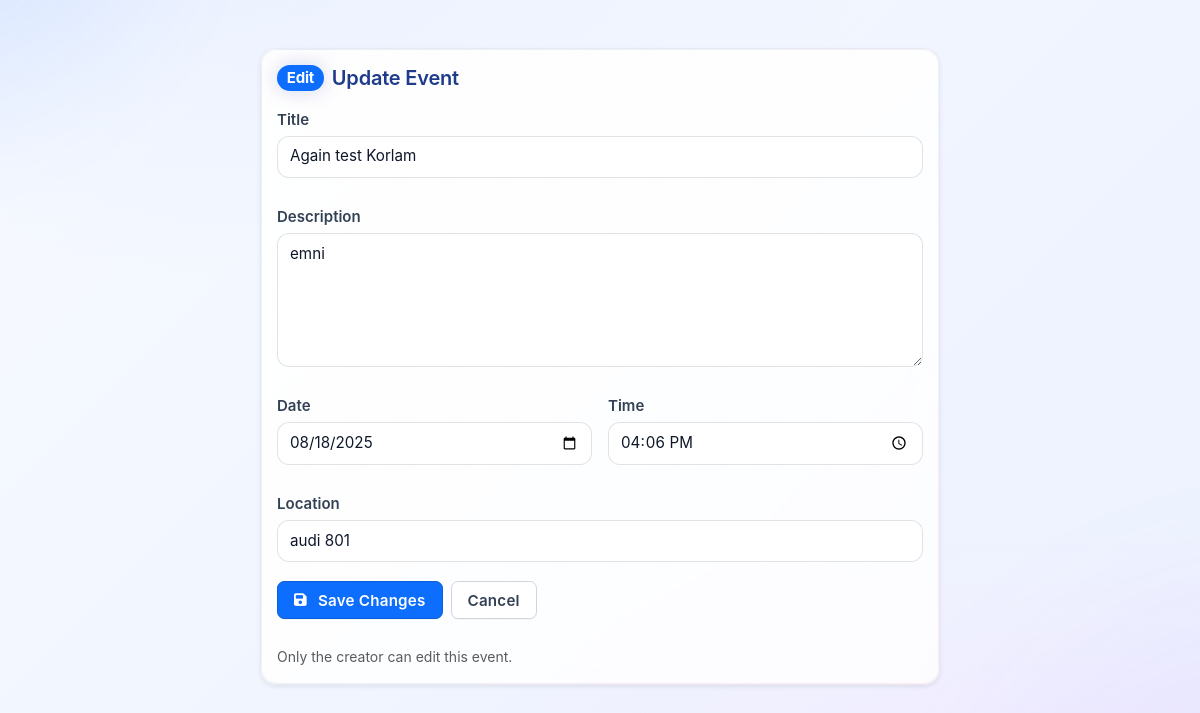
Page /events/edit_event.php?id=8 (signed in) on the committed database.
### tables this page shows
CREATE TABLE `event` (
  `event_id` int(11) NOT NULL,
  `title` varchar(180) NOT NULL,
  `description` text DEFAULT NULL,
  `event_date` datetime NOT NULL,
  `location` varchar(160) DEFAULT NULL,
  `poster` varchar(255) DEFAULT NULL,
  `host_user_id` int(11) DEFAULT NULL,
  `created_at` datetime NOT NULL DEFAULT current_timestamp()
);

### events/edit_event.php (the view, shortened to what this page needs)
<?php
$userId  = (int)($_SESSION['user_id'] ?? 0);
$eventId = (int)($_GET['id'] ?? 0);
$conn = db();
function h($s)
{
    return htmlspecialchars((string)$s, ENT_QUOTES, 'UTF-8');
}
$sql = "SELECT e.event_id, e.title, e.description, e.event_date, e.location, e.poster, e.host_user_id
        FROM `event` e
        WHERE e.event_id = ? AND e.host_user_id = ?";
$stmt = $conn->prepare($sql);
$stmt->bind_param("ii", $eventId, $userId);
$stmt->execute();
$res = $stmt->get_result();
$ev  = $res->fetch_assoc();
$title       = $ev['title'] ?? '';
$description = $ev['description'] ?? '';
$location    = $ev['location'] ?? '';
$eventDateRaw = (string)($ev['event_date'] ?? '');
$dt = strtotime($eventDateRaw);
$prefillDate = $dt ? date('Y-m-d', $dt) : '';
$prefillTime = $dt ? date('H:i', $dt)   : '';
?>
<!DOCTYPE html>
<html lang="en">
<head>
    <link rel="stylesheet" href="https://cdn.jsdelivr.net/npm/bootstrap@5.3.3/dist/css/bootstrap.min.css">
    <link rel="stylesheet" href="https://cdnjs.cloudflare.com/ajax/libs/font-awesome/6.5.2/css/all.min.css">
    <link rel="stylesheet" href="create_event.css">
</head>
<body class="container py-4">
    <div class="card shadow-sm">
        <div class="card-body">
            <h1 class="h5 d-flex align-items-center gap-2 mb-3">
                <span class="badge text-bg-primary">Edit</span>
                Update Event
            </h1>
            <form method="post" class="row g-3">
                <div class="col-12">
                    <label class="form-label fw-semibold" for="title">Title</label>
                    <input type="text" class="form-control" id="title" name="title" maxlength="180" required
                        value="<?= h($title) ?>">
                </div>
                <div class="col-12">
                    <label class="form-label fw-semibold" for="description">Description</label>
                    <textarea class="form-control" id="description" name="description" rows="5"><?= h($description) ?></textarea>
                </div>
                <div class="col-md-6">
                    <label class="form-label fw-semibold" for="event_date">Date</label>
                    <input type="date" class="form-control" id="event_date" name="event_date" required
                        value="<?= h($prefillDate) ?>">
                </div>
                <div class="col-md-6">
                    <label class="form-label fw-semibold" for="event_time">Time</label>
                    <input type="time" class="form-control" id="event_time" name="event_time"
                        value="<?= h($prefillTime) ?>">
                </div>
                <div class="col-12">
                    <label class="form-label fw-semibold" for="location">Location</label>
                    <input type="text" class="form-control" id="location" name="location" maxlength="160"
                        value="<?= h($location) ?>">
                </div>
                <div class="d-flex gap-2 mt-2">
                    <button type="submit" class="btn cn-btn-primary">
                        <i class="fa-solid fa-floppy-disk me-1"></i> Save Changes
                    </button>
                    <a class="btn cn-btn-outline" href="<?= rtrim(BASE_URL, '/') ?>/events/event_sidebar.php">Cancel</a>
                </div>
            </form>
            <div class="small text-muted mt-3">
                Only the creator can edit this event.
            </div>
        </div>
    </div>
</body>
</html>

### events/create_event.css (style rules this page uses)
:root { --bg-0: #f6f8ff; --bg-1: radial-gradient(1200px 600px at 15% -10%, #eaf0ff 0%, transparent 60%), radial-gradient(1200px 600px at 90% 110%, #f4eaff 0%, transparent 60%), linear-gradient(135deg, #f7faff 0%, #eef3ff 70%); --text: #0f172a; --muted: #475569; --primary: #0d6efd; --heading: #1e3a8a; --label: #334155; --ring: 0 0 0 3px rgba(13, 110, 253, .18); --success: #16a34a; --warn: #d97706; --danger: #dc2626; --card-bg: rgba(255, 255, 255, .82); --card-bd: rgba(15, 23, 42, .08); --blur: 12px; --radius-lg: 16px; --radius-sm: 12px; --shadow-1: 0 10px 40px rgba(13, 110, 253, .08), 0 8px 24px rgba(15, 23, 42, .06); }
* { box-sizing: border-box }
html, body { height: 100% }
body { margin: 0; background: var(--bg-1), var(--bg-0); color: var(--text); font-family: Inter, Segoe UI, system-ui, -apple-system, sans-serif; -webkit-font-smoothing: antialiased; -moz-osx-font-smoothing: grayscale; background-attachment: fixed; background-size: cover; }
.container, .container-fluid { position: relative; z-index: 1 }
body::before { content: ""; position: fixed; inset: -20vmax; background: radial-gradient(500px 500px at 10% 10%, rgba(13, 110, 253, .12), transparent 60%), radial-gradient(700px 700px at 90% 90%, rgba(99, 102, 241, .10), transparent 60%); filter: blur(36px) saturate(120%); z-index: 0; pointer-events: none; }
.card { border: 1px solid var(--card-bd); background: linear-gradient(to bottom right, rgba(255, 255, 255, .92), var(--card-bg)); backdrop-filter: blur(var(--blur)); -webkit-backdrop-filter: blur(var(--blur)); border-radius: var(--radius-lg); box-shadow: var(--shadow-1); overflow: hidden; position: relative; }
.card:has(> .card-body > form), .card.form-compact { max-width: 680px; margin: 1.5rem auto; }
.card .card-body { padding: 1rem 1rem 1.1rem }
.card::after { content: ""; position: absolute; inset: 0; border-radius: inherit; padding: 1px; background: linear-gradient(135deg, rgba(13, 110, 253, .35), rgba(99, 102, 241, .35), rgba(236, 72, 153, .35)); -webkit-mask: linear-gradient(#000 0 0) content-box, linear-gradient(#000 0 0); -webkit-mask-composite: xor; mask: linear-gradient(#000 0 0) content-box, linear-gradient(#000 0 0); mask-composite: exclude; pointer-events: none; opacity: .28; animation: cardGlow 8s linear infinite; }
h1, .h1, h5, .h5 { font-weight: 600; letter-spacing: -.2px; color: var(--heading); margin-bottom: .6rem; }
.badge { border-radius: 999px; background: var(--primary); color: #062233; font-weight: 700; box-shadow: 0 0 18px rgba(14, 165, 233, .18), 0 0 22px rgba(236, 72, 153, .15); }
.form-label { font-weight: 600; color: var(--label); margin-bottom: .28rem; font-size: .94rem; }
.form-control, select.form-select { background: #fff; color: var(--text); border: 1px solid rgba(15, 23, 42, .12); border-radius: var(--radius-sm); padding: .55rem .75rem; font-size: .95rem; transition: border-color .15s, box-shadow .15s, background-color .15s, transform .06s; }
textarea.form-control { min-height: 110px; resize: vertical }
.form-control::placeholder { color: rgba(15, 23, 42, .45) }
.row.g-3>* { margin-bottom: .65rem }
.btn { --btn-bg: var(--primary); --btn-fg: #ffffff; --btn-bd: #0b5ed7; --btn-bg-hover: #0b5ed7; --btn-bd-hover: #0a58ca; --btn-bg-active: #0a58ca; --btn-bd-active: #0a53be; display: inline-flex; align-items: center; justify-content: center; gap: .45rem; font-weight: 600; letter-spacing: .2px; padding: .55rem 1rem; font-size: .95rem; border: 1px solid var(--btn-bd); background: var(--btn-bg); color: var(--btn-fg) !important; border-radius: .45rem; line-height: 1.25; box-shadow: 0 1px 0 rgba(16, 24, 40, .04); transition: background-color .15s ease, border-color .15s ease, box-shadow .15s ease, transform .02s ease; text-decoration: none; cursor: pointer; }
.btn i { font-size: .95em; line-height: 1 }
.cn-btn-primary { --btn-bg: var(--primary); --btn-fg: #fff; --btn-bd: #0b5ed7; --btn-bg-hover: #0b5ed7; --btn-bd-hover: #0a58ca; --btn-bg-active: #0a58ca; --btn-bd-active: #0a53be; }
.cn-btn-outline { --btn-bg: #ffffff; --btn-fg: #344054; --btn-bd: #d0d5dd; --btn-bg-hover: #ffffff; --btn-bd-hover: #c3c9d2; --btn-bg-active: #f9fafb; --btn-bd-active: #c3c9d2; background: var(--btn-bg); color: var(--btn-fg) !important; border-color: var(--btn-bd); box-shadow: 0 1px 0 rgba(16, 24, 40, .04); }
.btn+.btn { margin-left: .5rem }
.d-flex.g-2 .btn, .d-flex.gap-2 .btn { margin-left: 0 }

### rows in the picture
event: title "Again test Korlam", description "emni", event_date "08/18/2025", event_time "16:06", location "audi 801"
